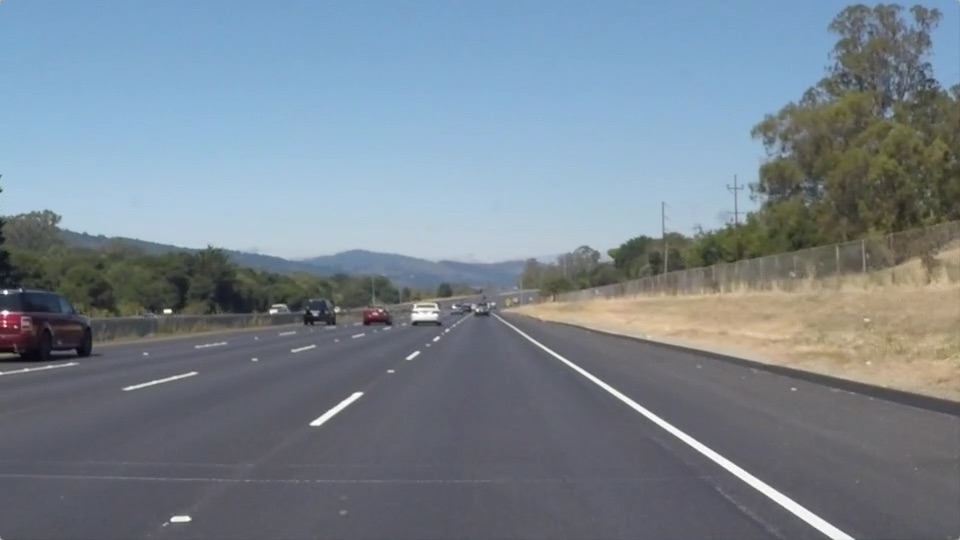
#> input picture test_images/solidWhiteRight.jpg, 960 x 540 px
$ jupyter execute --allow-errors P1.ipynb   (shell and % lines are left out)
#> lines starting #> are read from the running program, lines starting #| are printed output that depends on the picture; after the words box and inside, x2 and y2 are one past the last pixel; in counts of white or black regions, pixels touching at a corner belong together
# Self-Driving Car Engineer Nanodegree

## Project: **Finding Lane Lines on the Road**
***
In this project, you will use the tools you learned about in the lesson to identify lane lines on the road.  You can develop your pipeline on a series of individual images, and later apply the result to a video stream (really just a series of images). Check out the video clip "raw-lines-example.mp4" (also contained in this repository) to see what the output should look like after using the helper functions below.

Once you have a result that looks roughly like "raw-lines-example.mp4", you'll need to get creative and try to average and/or extrapolate the line segments you've detected to map out the full extent of the lane lines.  You can see an example of the result you're going for in the video "P1_example.mp4".  Ultimately, you would like to draw just one line for the left side of the lane, and one for the right.

In addition to implementing code, there is a brief writeup to complete. The writeup should be completed in a separate file, which can be either a markdown file or a pdf document. There is a [write up template](https://github.com/udacity/CarND-LaneLines-P1/blob/master/writeup_template.md) that can be used to guide the writing process. Completing both the code in the Ipython notebook and the writeup template will cover all of the [rubric points](https://review.udacity.com/#!/rubrics/322/view) for this project.

---
Let's have a look at our first image called 'test_images/solidWhiteRight.jpg'.  Run the 2 cells below (hit Shift-Enter or the "play" button above) to display the image.

**Note: If, at any point, you encounter frozen display windows or other confounding issues, you can always start again with a clean slate by going to the "Kernel" menu above and selecting "Restart & Clear Output".**

---

**The tools you have are color selection, region of interest selection, grayscaling, Gaussian smoothing, Canny Edge Detection and Hough Tranform line detection.  You  are also free to explore and try other techniques that were not presented in the lesson.  Your goal is piece together a pipeline to detect the line segments in the image, then average/extrapolate them and draw them onto the image for display (as below).  Once you have a working pipeline, try it out on the video stream below.**

---

<figure>

 <figcaption>
 <p></p>
 <p style="text-align: center;"> Your output should look something like this (above) after detecting line segments using the helper functions below </p>
 </figcaption>
</figure>
 <p></p>
<figure>

 <figcaption>
 <p></p>
 <p style="text-align: center;"> Your goal is to connect/average/extrapolate line segments to get output like this</p>
 </figcaption>
</figure>

**Run the cell below to import some packages.  If you get an `import error` for a package you've already installed, try changing your kernel (select the Kernel menu above --> Change Kernel).  Still have problems?  Try relaunching Jupyter Notebook from the terminal prompt.  Also, see [this forum post](https://carnd-forums.udacity.com/cq/viewquestion.action?spaceKey=CAR&id=29496372&questionTitle=finding-lanes---import-cv2-fails-even-though-python-in-the-terminal-window-has-no-problem-with-import-cv2) for more troubleshooting tips.**

## Import Packages

[cell 1]
#importing some useful packages
import matplotlib.pyplot as plt
import matplotlib.image as mpimg
import numpy as np
import cv2

## Read in an Image

[cell 2]
#reading in an image
image = mpimg.imread('test_images/solidWhiteRight.jpg')
#> image is the input picture: shape (540, 960, 3); mean R, G, B 120.3, 132.6, 143.7

#printing out some stats and plotting
print('This image is:', type(image), 'with dimensions:', image.shape)
#| This image is: <class 'numpy.ndarray'> with dimensions: (540, 960, 3)
plt.imshow(image)  # if you wanted to show a single color channel image called 'gray', for example, call as plt.imshow(gray, cmap='gray')

## Ideas for Lane Detection Pipeline

**Some OpenCV functions (beyond those introduced in the lesson) that might be useful for this project are:**

`cv2.inRange()` for color selection
`cv2.fillPoly()` for regions selection
`cv2.line()` to draw lines on an image given endpoints
`cv2.addWeighted()` to coadd / overlay two images
`cv2.cvtColor()` to grayscale or change color
`cv2.imwrite()` to output images to file
`cv2.bitwise_and()` to apply a mask to an image

**Check out the OpenCV documentation to learn about these and discover even more awesome functionality!**

## Helper Functions

Below are some helper functions to help get you started. They should look familiar from the lesson!

[cell 3]
import math

previousR = []
previousL = []
err_term = 0.5
prevLineR = None
prevLineL = None

def grayscale(img):
    """Applies the Grayscale transform
    This will return an image with only one color channel
    but NOTE: to see the returned image as grayscale
    (assuming your grayscaled image is called 'gray')
    you should call plt.imshow(gray, cmap='gray')"""
    return cv2.cvtColor(img, cv2.COLOR_RGB2GRAY)
    # Or use BGR2GRAY if you read an image with cv2.imread()
    # return cv2.cvtColor(img, cv2.COLOR_BGR2GRAY)

def canny(img, low_threshold, high_threshold):
    """Applies the Canny transform"""
    return cv2.Canny(img, low_threshold, high_threshold)

def gaussian_blur(img, kernel_size):
    """Applies a Gaussian Noise kernel"""
    return cv2.GaussianBlur(img, (kernel_size, kernel_size), 0)

def region_of_interest(img, vertices):
    """
    Applies an image mask.

    Only keeps the region of the image defined by the polygon
    formed from `vertices`. The rest of the image is set to black.
    """
    #defining a blank mask to start with
    mask = np.zeros_like(img)

    #defining a 3 channel or 1 channel color to fill the mask with depending on the input image
    if len(img.shape) > 2:
        channel_count = img.shape[2]  # i.e. 3 or 4 depending on your image
        ignore_mask_color = (255,) * channel_count
    else:
        ignore_mask_color = 255

    #filling pixels inside the polygon defined by "vertices" with the fill color
    cv2.fillPoly(mask, vertices, ignore_mask_color)

    #returning the image only where mask pixels are nonzero
    masked_image = cv2.bitwise_and(img, mask)
    return masked_image

def get_intersection(line1, line2):
    l1=np.insert(line1, 1, -1)
    l2=np.insert(line2, 1, -1)
    x, y, z= np.cross(l1, l2)
    return np.hstack([x, y]) / z


def create_FitLine(line_hist):
    if (len(line_hist)>0):
        mean = np.array(line_hist).mean(axis=0)
        avg_slope = mean[0]
        avg_intercept = mean[1]
        if (avg_slope<0):
            previousR.append([avg_slope,avg_intercept])
            mean = np.array(previousR).mean(axis=0)
        else:
            previousL.append([avg_slope,avg_intercept])
            mean = np.array(previousL).mean(axis=0)


        global_slope = mean[0]
        global_intercept = mean[1]

        return (global_slope,global_intercept)

def disp_fitLine(img,globalLine,intersect,color=[255,0,0],thickness=13):

    y1 = img.shape[1]
    y2 = int(intersect[1])+20
    x1 = int((y1-globalLine[1])/globalLine[0])
    x2 = int((y2-globalLine[1])/globalLine[0])

    cv2.line(img, (x1, y1), (x2, y2), color, thickness)
    return [(x1,y1),(x2,y2)]

def draw_lines(img, lines):
    global prevLineR
    global prevLineL

    lineL_hist = []
    lineR_hist = []
    if (len(lines)>0):
        for line in lines:
            bline = np.copy(line)

            lShape = bline.shape
            bline = np.reshape(bline,(lShape[0]*2,2))
            vx, vy, x, y = cv2.fitLine(np.array(bline, dtype=np.int32), cv2.DIST_L2, 0, 0.01, 0.01)

            slope = vy/vx
            intercept = y - (slope * x)
            if ((slope < -0.6) and (slope>-0.8)):
                if (len(lineR_hist)==0):
                    lineR_hist.append([slope,intercept])
                else:
                    meanR = np.array(lineR_hist).mean(axis=0)
                    if (abs(slope-meanR[0])<err_term):
                        lineR_hist.append([slope,intercept])
            if ((slope < 0.7) and (slope>0.6) ):
                if (len(lineL_hist)==0):
                    lineL_hist.append([slope,intercept])
                else:
                    meanL = np.array(lineL_hist).mean(axis=0)
                    if (abs(slope-meanL[0])<err_term):
                        lineL_hist.append([slope,intercept])
    else:
        lineR_hist=previousR
        lineL_hist=previousL

    lineR = create_FitLine(lineR_hist)
    lineL = create_FitLine(lineL_hist)

    if (lineR is None):
        lineR = prevLineR
    if (lineL is None):
        lineL = prevLineL
    prevLineR = lineR
    prevLineL = lineL
    intersect = get_intersection(lineR,lineL)
    vertR=disp_fitLine(img,lineR,intersect)
    vertL=disp_fitLine(img,lineL,intersect)

    mask = np.zeros_like(img)
    vertices = np.array([[vertR[0],vertR[1],vertL[1],vertL[0]]], dtype=np.int32)
    cv2.fillPoly(img, vertices, [0,120,0])

def hough_lines(img, rho, theta, threshold, min_line_len, max_line_gap):
    """
    `img` should be the output of a Canny transform.

    Returns an image with hough lines drawn.
    """
    lines = cv2.HoughLinesP(img, rho, theta, threshold, np.array([]), minLineLength=min_line_len, maxLineGap=max_line_gap)
    line_img = np.zeros((img.shape[0], img.shape[1], 3), dtype=np.uint8)
    draw_lines(line_img, lines)
    return line_img

# Python 3 has support for cool math symbols.

def weighted_img(img, initial_img, α=0.7, β=1., λ=0.1):
    """
    `img` is the output of the hough_lines(), An image with lines drawn on it.
    Should be a blank image (all black) with lines drawn on it.

    `initial_img` should be the image before any processing.

    The result image is computed as follows:

    initial_img * α + img * β + λ
    NOTE: initial_img and img must be the same shape!
    """
    return cv2.addWeighted(initial_img, α, img, β, λ)

## Test Images

Build your pipeline to work on the images in the directory "test_images"
**You should make sure your pipeline works well on these images before you try the videos.**

[cell 4]
import os
os.listdir("test_images/")

[cell 5]
# Build a Lane Finding Pipeline

Build the pipeline and run your solution on all test_images. Make copies into the `test_images_output` directory, and you can use the images in your writeup report.

Try tuning the various parameters, especially the low and high Canny thresholds as well as the Hough lines parameters.

[cell 6]
# TODO: Build your pipeline that will draw lane lines on the test_images
# then save them to the test_images directory.
# ============================================================ #
#importing some useful packages
import matplotlib.pyplot as plt
import matplotlib.image as mpimg
import numpy as np
import cv2
import os

# ============================================================ #
def colorInference(image):
    #printing out some stats
    #print(file,' image is:', type(image), 'with dimensions:', image.shape)
    image = cv2.equalizeHist(image)
    ysize = image.shape[0]
    xsize = image.shape[1]
    color_select = np.copy(image)
    line_image = np.copy(image)

    # Define color selection criteria
    threshold = 220

    # Mask pixels below the threshold
    color_thresholds = (image[:,:] < threshold)

    # Mask color selection
    color_select[color_thresholds] = 0

    return(color_select)

# ============================================================ #
def houghInference(image):

    imshape = image.shape
    gray = grayscale(image)
    gray = colorInference(gray)
    # Gaussian blur with kernel
    kernel_size = 5
    blur_ray = gaussian_blur(gray,kernel_size)


    # Define our parameters for Canny and apply
    low_threshold = 50
    high_threshold = 250
    edges = canny(gray, low_threshold, high_threshold)

    # Next we'll create a masked edges image using region_of_interest
    vertices = np.array([[  (0,imshape[0]),
                    (430, 315), (510, 315),
                    (imshape[1],imshape[0])
                ]], dtype=np.int32)
    masked_edges = region_of_interest(edges, vertices)
    # Define the Hough transform parameters
    rho = 2 # distance resolution in pixels of the Hough grid
    theta = np.pi/180 # angular resolution in radians of the Hough grid
    threshold = 10     # minimum number of votes (intersections in Hough grid cell)
    min_line_length = 20 #minimum number of pixels making up a line
    max_line_gap = 10    # maximum gap in pixels between connectable line segments
    line_image = hough_lines(masked_edges, rho, theta, threshold, min_line_length, max_line_gap)

    # Create a "color" binary image to combine with line image
    color_edges = np.dstack((masked_edges, masked_edges, masked_edges))

    # Draw the lines on the edge image
    lines_edges = weighted_img(line_image, image)
    #plt.imshow(lines_edges)
    return lines_edges

# ============================================================ #

file = os.listdir("test_images/")
#reading in an image
image = mpimg.imread('test_images/'+ file[1])
#colorInference(image)
houghInference(image)
#> in grayscale, `return cv2.cvtColor(img, cv2.COLOR_RGB2GRAY)`:
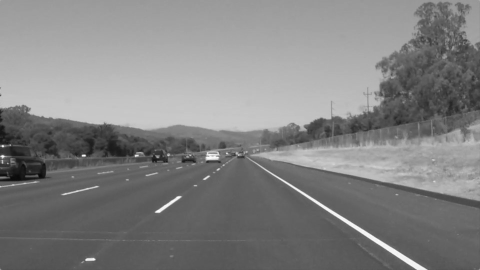
#> returned value: shape (540, 960) (shown at 1/2 size); min 8, max 255, mean 130.1
#> in colorInference, `image = cv2.equalizeHist(image)`:
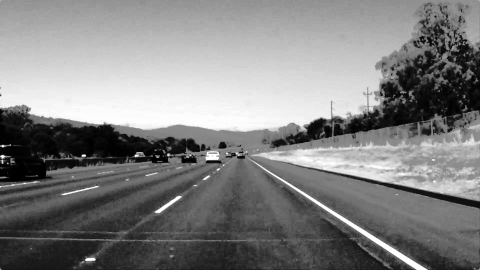
#> image: shape (540, 960) (shown at 1/2 size); min 0, max 255, mean 129.1
#> in colorInference, `color_thresholds = (image[:,:] < threshold)`:
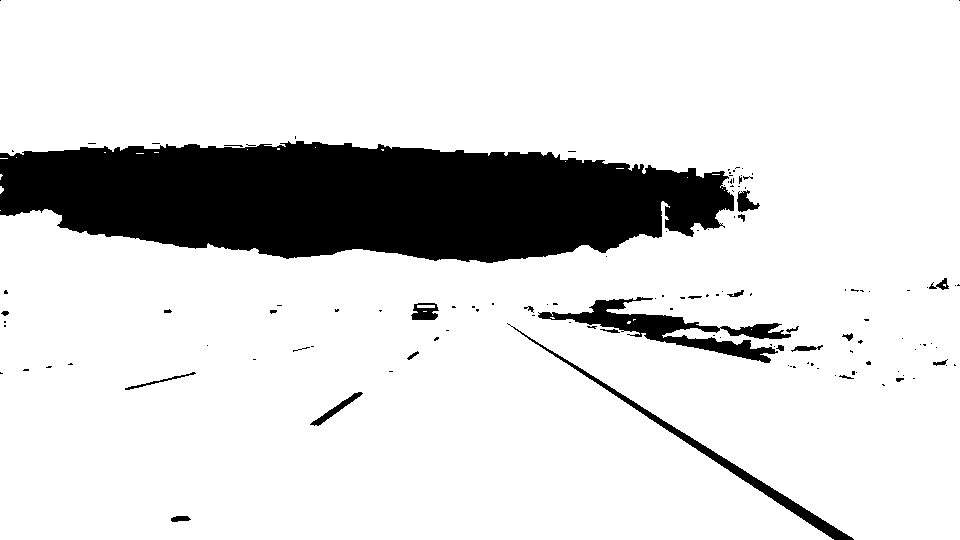
#> color_thresholds: shape (540, 960) bool; 85.4% white; 128 black regions (102 under 20 px), largest, box (x1, y1, x2, y2) and area: (0, 141, 734, 263) 66495, (538, 297, 791, 363) 4434, (507, 323, 854, 540) 2552
#> in colorInference, `color_select[color_thresholds] = 0`:
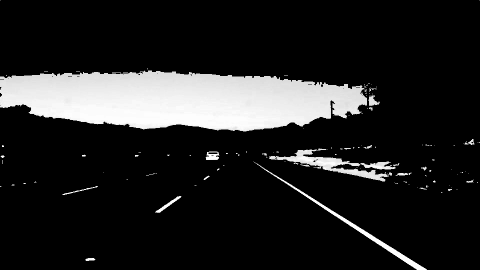
#> color_select: shape (540, 960) (shown at 1/2 size); min 0, max 255, mean 34.7
#> in canny, `return cv2.Canny(img, low_threshold, high_threshold)`:
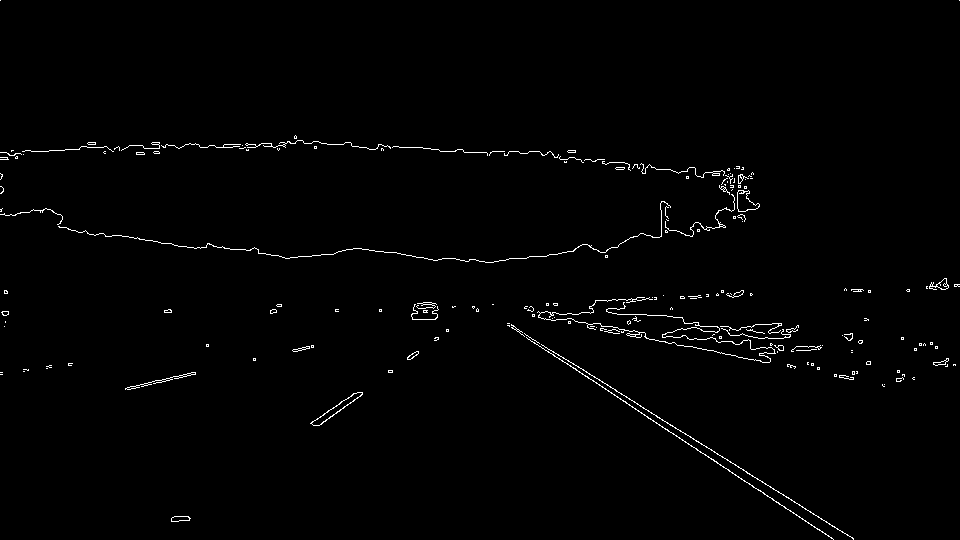
#> returned value: shape (540, 960); 1.1% white in thin lines or dots
#> in region_of_interest, `cv2.fillPoly(mask, vertices, ignore_mask_color)`:
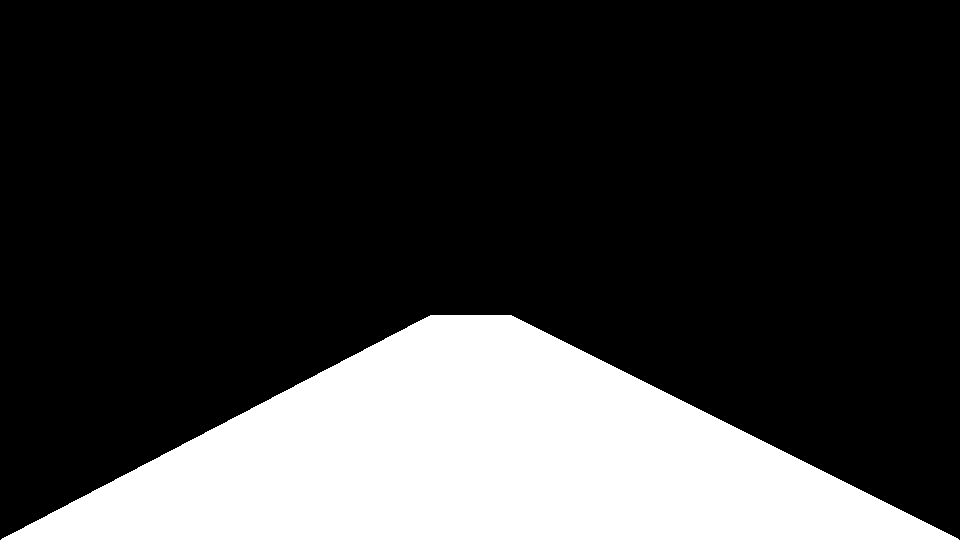
#> mask: shape (540, 960); 22.6% white; 1 white region, box (x1, y1, x2, y2) and area: (1, 315, 959, 540) 117214
#> in region_of_interest, `masked_image = cv2.bitwise_and(img, mask)`:
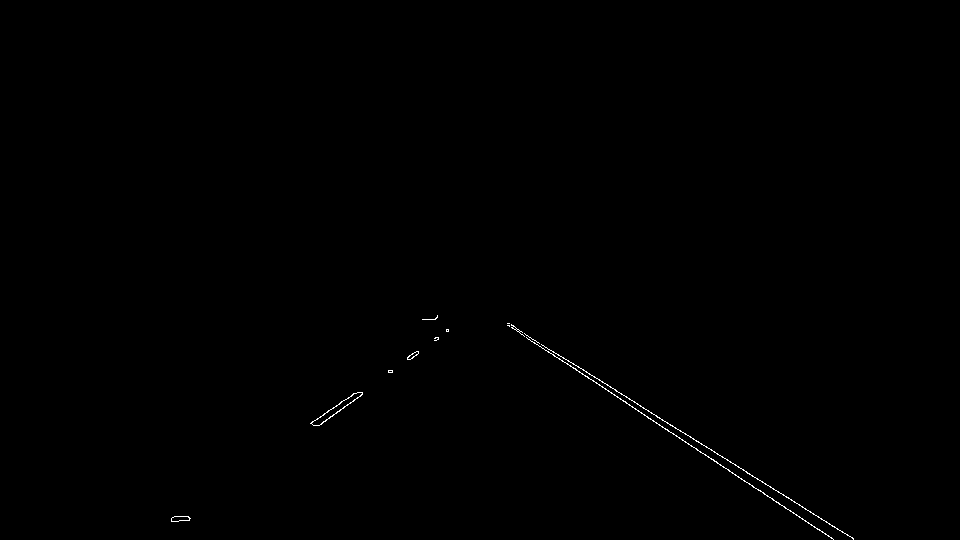
#> masked_image: shape (540, 960); 0.22% white in thin lines or dots, all inside (x1, y1, x2, y2) = (171, 315, 854, 540)
#> in hough_lines, `lines = cv2.HoughLinesP(img, rho, theta, threshold, np.array([]), minL..`: lines = [[508, 323, 853, 539], [508, 325, 641, 412], [617, 397, 828, 535], [329, 418, 362, 393], [311, 422, 354, 393], [317, 419, 355, 393], [318, 425, 344, 406], [785, 508, 832, 538], [310, 423, 334, 407], [744, 481, 771, 498]]
#> the loop in draw_lines, `for line in lines:` made 10 passes
#> (bline, vx, vy, x, y, slope, intercept, meanL) on passes 2, 3, 8, 10: ([[508, 325], [641, 412]], [0.837], [0.547], [574.5], [368.5], [0.654], [-7.3], [0.626, 4.95]), ([[617, 397], [828, 535]], [0.837], [0.547], [722.5], [466], [0.654], [-6.54], [0.64, -1.18]), ([[785, 508], [832, 538]], [0.843], [0.538], [808.5], [523], [0.638], [6.94], [0.645, -2.96]), ([[744, 481], [771, 498]], [0.846], [0.533], [757.5], [489.5], [0.63], [12.56], [0.643, -0.488])
#> after the loop in draw_lines, `for line in lines:`: lineL_hist = [[[0.626], [4.95]], [[0.654], [-7.3]], [[0.654], [-6.54]], [[0.638], [6.94]], [[0.63], [12.56]]]; lineR_hist = [[[-0.758], [667.2]], [[-0.674], [631.7]], [[-0.684], [635.9]], [[-0.731], [657.4]], [[-0.667], [629.7]]]
#> in create_FitLine, `mean = np.array(line_hist).mean(axis=0)`: mean = [-0.703, 644.4]
#> in create_FitLine, `avg_slope = mean[0]`: avg_slope = [-0.703]
#> in create_FitLine, `avg_intercept = mean[1]`: avg_intercept = [644.4]
#> in create_FitLine, `global_slope = mean[0]`: global_slope = [-0.703]
#> in create_FitLine, `global_intercept = mean[1]`: global_intercept = [644.4]
#> in draw_lines, `lineR = create_FitLine(lineR_hist)`: lineR = ([-0.703], [644.4])
#> in draw_lines, `lineL = create_FitLine(lineL_hist)`: lineL = ([0.64], [2.12])
#> in draw_lines, `prevLineR = lineR`: prevLineR = ([-0.703], [644.4])
#> in draw_lines, `prevLineL = lineL`: prevLineL = ([0.64], [2.12])
#> in get_intersection, `l1=np.insert(line1, 1, -1)`: l1 = [-0.703, -1, 644.4]
#> in get_intersection, `l2=np.insert(line2, 1, -1)`: l2 = [0.64, -1, 2.12]
#> in get_intersection, `x, y, z= np.cross(l1, l2)`: x = 642.3; y = 414.2; z = 1.34
#> in draw_lines, `intersect = get_intersection(lineR,lineL)`: intersect = [478.2, 308.4]
#> in disp_fitLine, `y2 = int(intersect[1])+20`: y2 = 328
#> in disp_fitLine, `x1 = int((y1-globalLine[1])/globalLine[0])`: x1 = -449
#> in disp_fitLine, `x2 = int((y2-globalLine[1])/globalLine[0])`: x2 = 450
#> in draw_lines, `vertR=disp_fitLine(img,lineR,intersect)`: vertR = [(-449, 960), (450, 328)]
#> in draw_lines, `vertL=disp_fitLine(img,lineL,intersect)`: vertL = [(1495, 960), (508, 328)]
#> in draw_lines, `vertices = np.array([[vertR[0],vertR[1],vertL[1],vertL[0]]], dtype=np...`: vertices = [[-449, 960], [450, 328], [508, 328], [1495, 960]]
#> in draw_lines, `cv2.fillPoly(img, vertices, [0,120,0])`:
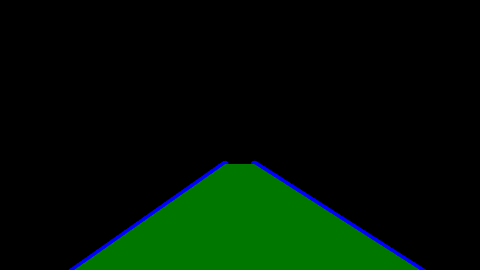
#> img: shape (540, 960, 3) (shown at 1/2 size); mean of channels 0, 1, 2 2.7, 18.4, 0; drawn as B, G, R
#> in weighted_img, `return cv2.addWeighted(initial_img, α, img, β, λ)`:
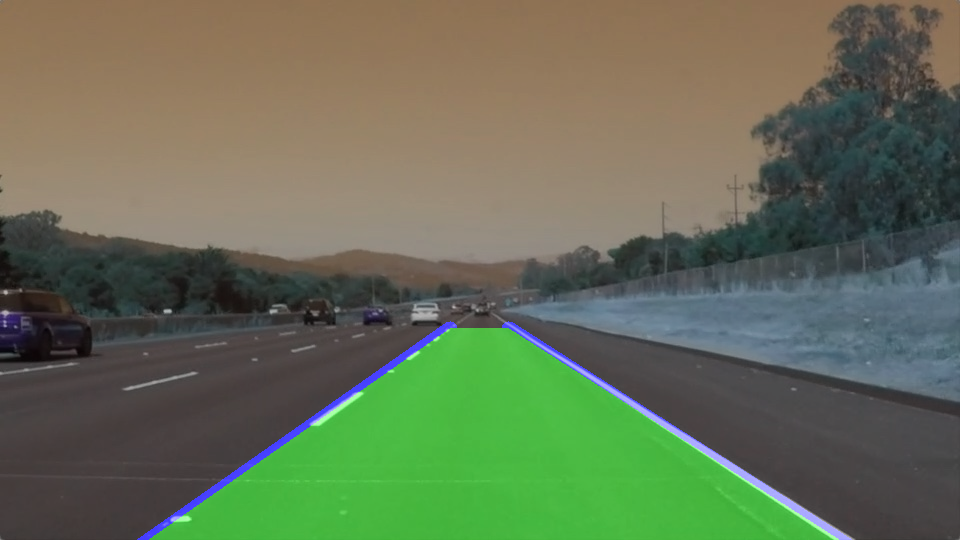
#> returned value: shape (540, 960, 3); mean of channels 0, 1, 2 85.8, 111.3, 100.7; drawn as B, G, R
